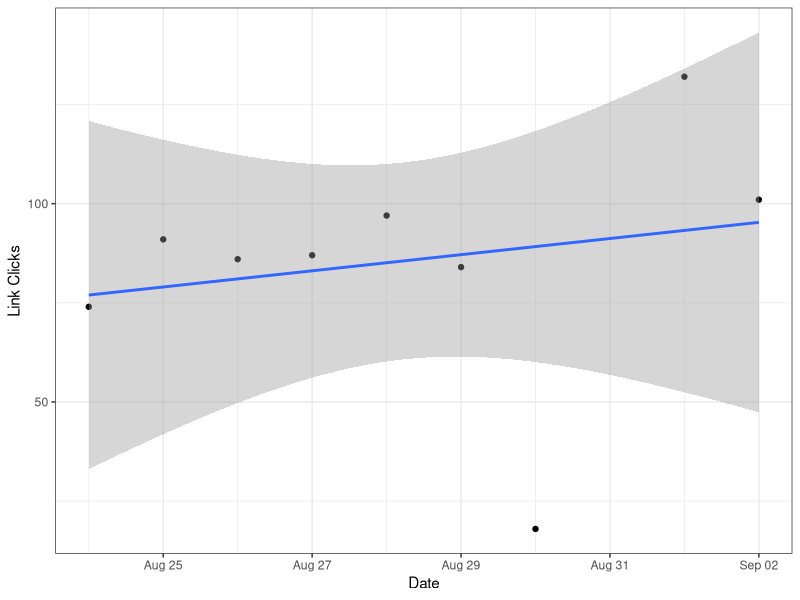
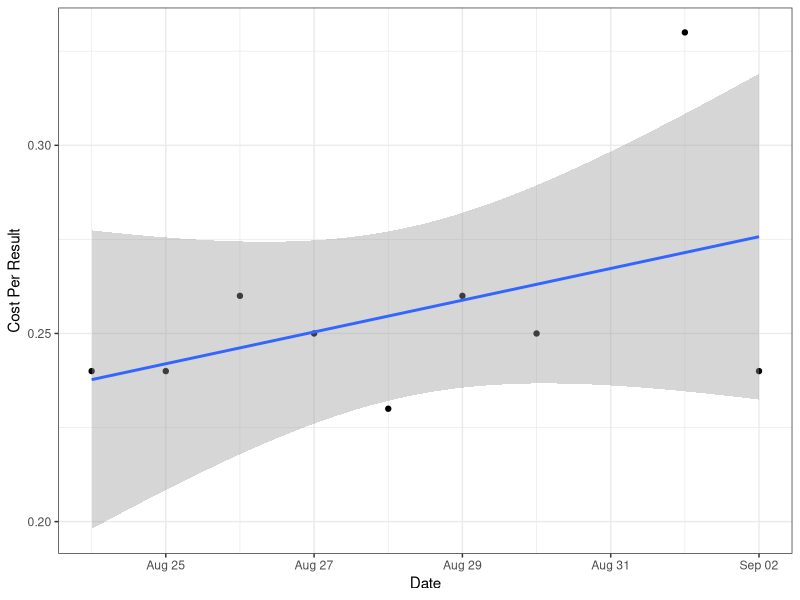

Reproduce these figures in R, in order. (Note: this script raises an error after producing the figures.)
## ---- chunk 1
knitr::opts_chunk$set(echo = TRUE)

library(tidyverse)
## ---- chunk 2
x <- read_csv("../data/raw/2020-09-11_facebook-clicks.csv") %>%
  mutate(Date = as.Date(Date, format = "%d-%b")) %>%
  mutate(Image = "People") %>%
  rename("Cost Per Result" = "Cost per result")
## ---- chunk 3
max(x$Date) - min(x$Date)
## ---- chunk 4
x %>%
  ggplot(aes(x = Date, y = `Link Clicks`)) +
  geom_point() +
  stat_smooth(method = "lm") +
  theme_bw()
## ---- chunk 5
x %>%
  ggplot(aes(x = Date, y = `Cost Per Result`)) +
  geom_point() +
  stat_smooth(method = "lm") +
  theme_bw()

## ---- chunk 6
summary(lm(`Cost Per Result` ~ Date, data = x))
## ---- chunk 7
y <- read_csv("../data/raw/2020-10-20_facebook-clicks.csv") %>%
  select(-X5) %>%
  mutate(Date = as.Date(Date, format = "%d-%b")) %>%
  rename("Cost Per Result" = "Cost Per result")

cleanCost <- function(vec) {
  gsub("^.*\\$.*(\\d\\.\\d+)", "\\1", vec) %>%
    as.numeric
}

y2 <- 
  y %>%
  mutate_at(c("Cost Per Result", "Total Daily Cost"), cleanCost)

head(y2)
## ---- chunk 8
z <- bind_rows(x, y2)

summary(z)
## ---- chunk 9
z %>%
  ggplot(aes(x = Date, y = `Cost Per Result`)) +
  geom_point(aes(color = Image)) +
  stat_smooth(method = "lm", aes(color = Image)) +
  theme_bw() +
  ggsave("../figures/facebook_costperresult.png",
         height = 5, width = 8)
